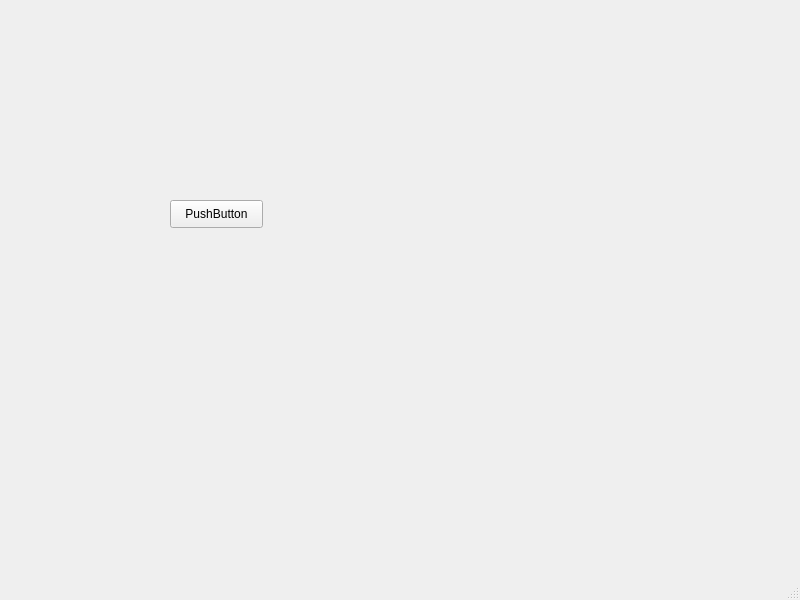
<?xml version="1.0" encoding="UTF-8"?>
<ui version="4.0">
 <class>MainWindow</class>
 <widget class="QMainWindow" name="MainWindow">
  <property name="geometry">
   <rect>
    <x>0</x>
    <y>0</y>
    <width>800</width>
    <height>600</height>
   </rect>
  </property>
  <property name="windowTitle">
   <string>MainWindow</string>
  </property>
  <widget class="QWidget" name="centralwidget">
   <widget class="QPushButton" name="pushButton">
    <property name="geometry">
     <rect>
      <x>170</x>
      <y>200</y>
      <width>93</width>
      <height>28</height>
     </rect>
    </property>
    <property name="text">
     <string>PushButton</string>
    </property>
   </widget>
  </widget>
  <widget class="QMenuBar" name="menubar">
   <property name="geometry">
    <rect>
     <x>0</x>
     <y>0</y>
     <width>800</width>
     <height>26</height>
    </rect>
   </property>
  </widget>
  <widget class="QStatusBar" name="statusbar"/>
 </widget>
 <resources/>
 <connections/>
</ui>
